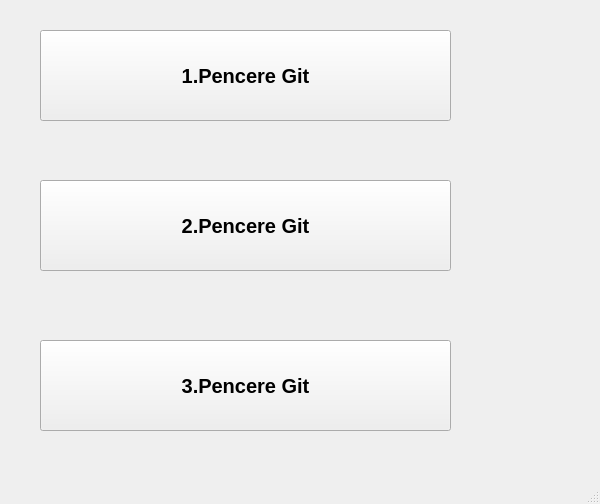
<?xml version="1.0" encoding="UTF-8"?>
<ui version="4.0">
 <class>MainWindow</class>
 <widget class="QMainWindow" name="MainWindow">
  <property name="geometry">
   <rect>
    <x>0</x>
    <y>0</y>
    <width>600</width>
    <height>504</height>
   </rect>
  </property>
  <property name="windowTitle">
   <string>MainWindow</string>
  </property>
  <widget class="QWidget" name="centralwidget">
   <widget class="QPushButton" name="pushButton">
    <property name="geometry">
     <rect>
      <x>40</x>
      <y>30</y>
      <width>411</width>
      <height>91</height>
     </rect>
    </property>
    <property name="font">
     <font>
      <pointsize>15</pointsize>
      <weight>75</weight>
      <bold>true</bold>
     </font>
    </property>
    <property name="text">
     <string>1.Pencere Git</string>
    </property>
   </widget>
   <widget class="QPushButton" name="pushButton_2">
    <property name="geometry">
     <rect>
      <x>40</x>
      <y>180</y>
      <width>411</width>
      <height>91</height>
     </rect>
    </property>
    <property name="font">
     <font>
      <pointsize>15</pointsize>
      <weight>75</weight>
      <bold>true</bold>
     </font>
    </property>
    <property name="text">
     <string>2.Pencere Git</string>
    </property>
   </widget>
   <widget class="QPushButton" name="pushButton_3">
    <property name="geometry">
     <rect>
      <x>40</x>
      <y>340</y>
      <width>411</width>
      <height>91</height>
     </rect>
    </property>
    <property name="font">
     <font>
      <pointsize>15</pointsize>
      <weight>75</weight>
      <bold>true</bold>
     </font>
    </property>
    <property name="text">
     <string>3.Pencere Git</string>
    </property>
   </widget>
  </widget>
  <widget class="QMenuBar" name="menubar">
   <property name="geometry">
    <rect>
     <x>0</x>
     <y>0</y>
     <width>600</width>
     <height>21</height>
    </rect>
   </property>
  </widget>
  <widget class="QStatusBar" name="statusbar"/>
 </widget>
 <resources/>
 <connections/>
</ui>
